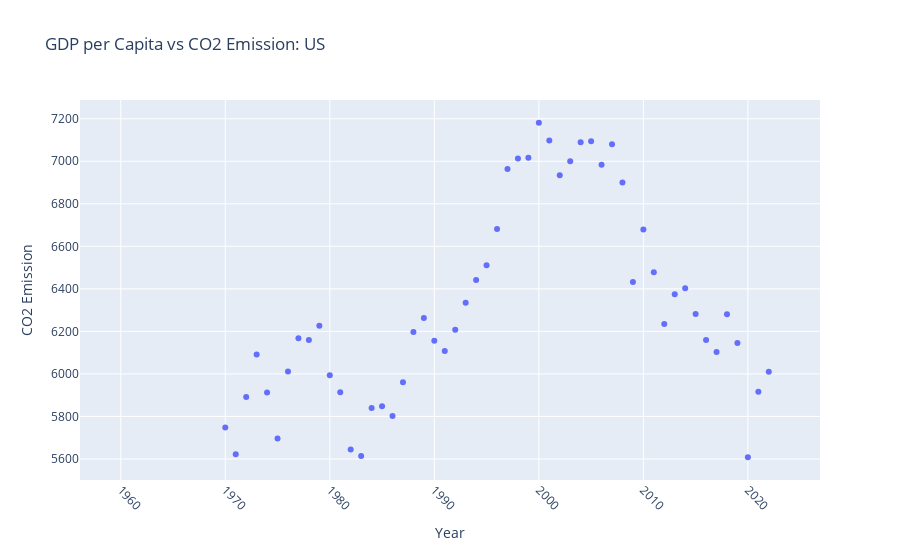

Notebook code cell kept with this figure:
### Code cell
fig = px.scatter(us.sort_values(by='Year', ascending=True), x='Year', y='CO2 Emission',
                 hover_data=['CO2 Emission', 'GDP per Capita'], 
                 title = 'GDP per Capita vs CO2 Emission: US')
fig.update_xaxes(title_text = 'Year', tickangle= 45)
fig.update_yaxes(title_text='CO2 Emission')
fig.show()

### Figure 1 — Plotly figure (JSON) as saved in the notebook; plotly's stock layout.template omitted (floating-point values rounded to 4 significant figures)
{"data": [{"customdata": [[3000.0], [3059.0], [3236.0], [3366.0], [3565.0], [3818.0], [4136.0], [4326.0], [4685.0], [5020.0], [5234.0], [5609.0], [6094.0], [6726.0], [7226.0], [7801.0], [8592.0], [9453.0], [10560.0], [11670.0], [12570.0], [13980.0], [14430.0], [15540.0], [17120.0], [18240.0], [19070.0], [20040.0], [21420.0], [22860.0], [23890.0], [24340.0], [25420.0], [26390.0], [27690.0], [28690.0], [29970.0], [31460.0], [32850.0], [34520.0], [36330.0], [37130.0], [38000.0], [39490.0], [41720.0], [44120.0], [46300.0], [48050.0], [48570.0], [47190.0], [48650.0], [50070.0], [51780.0], [53410.0], [55300.0], [57040.0], [58210.0], [60320.0], [63200.0], [65550.0], [64320.0], [71060.0], [77250.0], [81700.0]], "hovertemplate": "Year=%{x}<br>CO2 Emission=%{y}<br>GDP per Capita=%{customdata[0]}<extra></extra>", "legendgroup": "", "marker": {"color": "#636efa", "symbol": "circle"}, "mode": "markers", "name": "", "orientation": "v", "showlegend": false, "type": "scatter", "x": [1960, 1961, 1962, 1963, 1964, 1965, 1966, 1967, 1968, 1969, 1970, 1971, 1972, 1973, 1974, 1975, 1976, 1977, 1978, 1979, 1980, 1981, 1982, 1983, 1984, 1985, 1986, 1987, 1988, 1989, 1990, 1991, 1992, 1993, 1994, 1995, 1996, 1997, 1998, 1999, 2000, 2001, 2002, 2003, 2004, 2005, 2006, 2007, 2008, 2009, 2010, 2011, 2012, 2013, 2014, 2015, 2016, 2017, 2018, 2019, 2020, 2021, 2022, 2023], "xaxis": "x", "y": [null, null, null, null, null, null, null, null, null, null, 5747.0, 5622.0, 5892.0, 6091.0, 5913.0, 5696.0, 6011.0, 6167.0, 6160.0, 6226.0, 5993.0, 5913.0, 5644.0, 5613.0, 5840.0, 5848.0, 5801.0, 5961.0, 6197.0, 6263.0, 6156.0, 6108.0, 6207.0, 6334.0, 6442.0, 6511.0, 6681.0, 6964.0, 7014.0, 7017.0, 7181.0, 7098.0, 6934.0, 7000.0, 7089.0, 7094.0, 6983.0, 7080.0, 6900.0, 6432.0, 6679.0, 6478.0, 6234.0, 6375.0, 6403.0, 6281.0, 6160.0, 6103.0, 6280.0, 6146.0, 5608.0, 5916.0, 6010.0, null], "yaxis": "y"}], "layout": {"legend": {"tracegroupgap": 0}, "title": {"text": "GDP per Capita vs CO2 Emission: US"}, "xaxis": {"anchor": "y", "domain": [0, 1], "tickangle": 45, "title": {"text": "Year"}}, "yaxis": {"anchor": "x", "domain": [0, 1], "title": {"text": "CO2 Emission"}}}}
